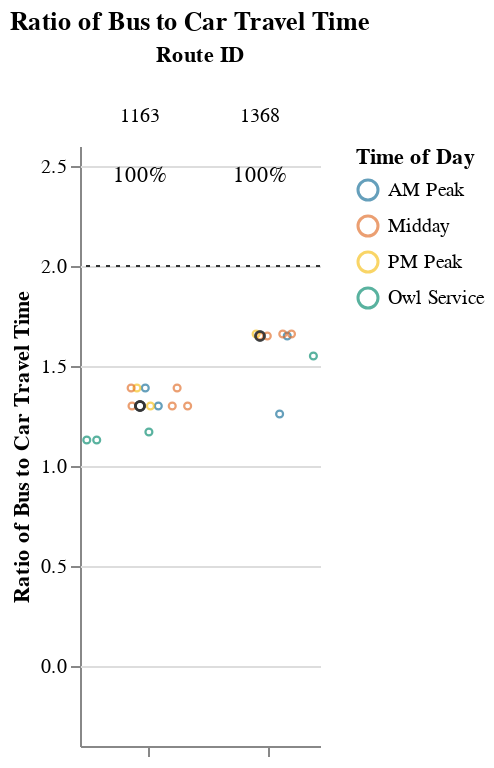
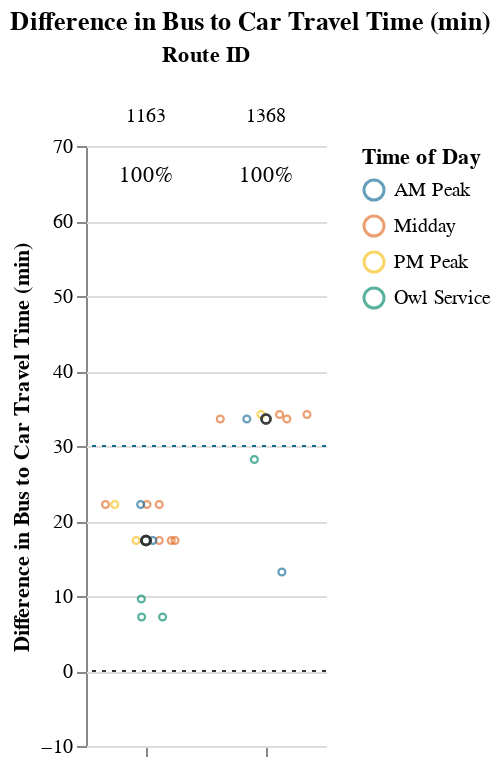

The cell these charts' notebook holds for them, in order:
### Markdown cell above
### Medium Routes (1-1.5 hrs)

### Code cell
route_group = "medium"
try:
    subset_routes, mult, diff  = setup_charts(df, PCT_COMPETITIVE_THRESHOLD, route_group)
    if len(subset_routes) > 0:
        display(
            Markdown(
                f"{CAPTIONS_DICT[route_group]}"
                "Within each route group, routes are sorted in descending order "
                "by % competitive trips and # trips below the additional time cut-off."
            )
        )

        display(mult)
        display(diff)
except:
    print("No routes meet this criteria.")

### Figure 1 — Vega-Lite specification as saved in the notebook (floating-point values rounded to 4 significant figures)
{"config": {"view": {"continuousWidth": 400, "continuousHeight": 300, "stroke": null}, "facet": {"spacing": 0}}, "data": {"name": "data-5514eedc28bfa8a14447087f634d177f"}, "facet": {"column": {"field": "route_id", "sort": ["1163", "1368"], "title": "Route ID", "type": "nominal"}}, "spec": {"layer": [{"mark": {"type": "point", "opacity": 0.65, "size": 12, "strokeWidth": 1.1}, "encoding": {"color": {"field": "time_of_day", "scale": {"range": ["#136C97", "#E16B26", "#F6BF16", "#00896B", "#7790A3", "#5B559C"]}, "sort": ["AM Peak", "Midday", "PM Peak", "Owl Service"], "title": "Time of Day", "type": "nominal"}, "tooltip": [{"field": "route_id", "type": "nominal"}, {"field": "trip_id", "type": "nominal"}, {"field": "service_hours", "type": "quantitative"}, {"field": "car_duration_hours", "type": "quantitative"}, {"field": "bus_multiplier", "type": "quantitative"}, {"field": "bus_difference", "type": "quantitative"}, {"field": "num_trips", "type": "quantitative"}, {"field": "num_competitive", "type": "quantitative"}, {"field": "pct_trips_competitive", "type": "quantitative"}, {"field": "p25", "type": "quantitative"}, {"field": "p50", "type": "quantitative"}, {"field": "p75", "type": "quantitative"}], "x": {"axis": {"grid": false, "labels": false, "ticks": true, "values": [0]}, "field": "jitter", "scale": {}, "title": null, "type": "quantitative"}, "y": {"field": "bus_multiplier", "scale": {"domain": [-0.25, 2.5]}, "title": "Ratio of Bus to Car Travel Time", "type": "quantitative"}}, "selection": {"selector003": {"type": "interval", "bind": "scales", "encodings": ["x", "y"]}}, "transform": [{"calculate": "sqrt(-2*log(random()))*cos(2*PI*random())", "as": "jitter"}], "width": 60}, {"layer": [{"mark": {"type": "point", "opacity": 0.6, "size": 20, "strokeWidth": 1.3}, "encoding": {"color": {"value": "#323434"}, "y": {"field": "bus_multiplier", "type": "quantitative"}}, "transform": [{"filter": "(datum.p50_trip === 1)"}]}, {"mark": {"type": "rule", "strokeDash": [2, 3]}, "encoding": {"color": {"value": "#323434"}, "y": {"field": "cutoff", "type": "quantitative"}}}, {"mark": {"type": "text", "align": "center", "baseline": "middle"}, "encoding": {"color": {"value": "black"}, "text": {"field": "pct_trips_competitive", "format": ".0%", "type": "quantitative"}, "tooltip": [{"field": "route_id", "type": "nominal"}, {"field": "trip_id", "type": "nominal"}, {"field": "service_hours", "type": "quantitative"}, {"field": "car_duration_hours", "type": "quantitative"}, {"field": "bus_multiplier", "type": "quantitative"}, {"field": "bus_difference", "type": "quantitative"}, {"field": "num_trips", "type": "quantitative"}, {"field": "num_competitive", "type": "quantitative"}, {"field": "pct_trips_competitive", "type": "quantitative"}, {"field": "p25", "type": "quantitative"}, {"field": "p50", "type": "quantitative"}, {"field": "p75", "type": "quantitative"}], "x": {"value": 30}, "y": {"value": 15}}, "transform": [{"calculate": "sqrt(-2*log(random()))*cos(2*PI*random())", "as": "jitter"}, {"filter": "(datum.fastest_trip === 1)"}]}]}]}, "resolve": {"scale": {"y": "shared"}}, "title": "Ratio of Bus to Car Travel Time", "$schema": "https://vega.github.io/schema/vega-lite/v4.17.0.json", "datasets": {"data-5514eedc28bfa8a14447087f634d177f": [{"calitp_itp_id": 146, "trip_key": 5211490308251541962, "trip_id": "t_2002771_b_33402_tn_0", "shape_id": "p_3036", "route_id": "1163", "service_hours": 1.08, "trip_first_departure_ts": 75600, "trip_last_arrival_ts": 79500, "departure_hour": 21, "time_of_day": "Owl Service", "p25": 1.25, "p50": 1.25, "p75": 1.33, "p50_trip": 0, "fastest_trip": 1, "car_duration_hours": 0.96, "competitive_route": 1, "bus_multiplier": 1.13, "bus_difference": 7.2, "num_trips": 13, "num_competitive": 13, "pct_trips_competitive": 1.0, "bus_difference_spread": 15.0, "route_group": "medium", "max_trip_hrs": 1.33, "max_trip_route_group": 1.45, "name": "Kern County", "caltrans_district": "06 - Fresno", "drmt_organization_name": null, "cutoff2": 30, "cutoff": 2}, {"calitp_itp_id": 146, "trip_key": 6782577905836505620, "trip_id": "t_2002770_b_33402_tn_0", "shape_id": "p_3036", "route_id": "1163", "service_hours": 1.08, "trip_first_departure_ts": 72000, "trip_last_arrival_ts": 75900, "departure_hour": 20, "time_of_day": "Owl Service", "p25": 1.25, "p50": 1.25, "p75": 1.33, "p50_trip": 0, "fastest_trip": 0, "car_duration_hours": 0.96, "competitive_route": 1, "bus_multiplier": 1.13, "bus_difference": 7.2, "num_trips": 13, "num_competitive": 13, "pct_trips_competitive": 1.0, "bus_difference_spread": 15.0, "route_group": "medium", "max_trip_hrs": 1.33, "max_trip_route_group": 1.45, "name": "Kern County", "caltrans_district": "06 - Fresno", "drmt_organization_name": null, "cutoff2": 30, "cutoff": 2}, {"calitp_itp_id": 146, "trip_key": -6591421217914379953, "trip_id": "t_559714_b_33402_tn_0", "shape_id": "p_3013", "route_id": "1163", "service_hours": 1.12, "trip_first_departure_ts": 21000, "trip_last_arrival_ts": 25020, "departure_hour": 5, "time_of_day": "Owl Service", "p25": 1.25, "p50": 1.25, "p75": 1.33, "p50_trip": 0, "fastest_trip": 0, "car_duration_hours": 0.96, "competitive_route": 1, "bus_multiplier": 1.17, "bus_difference": 9.6, "num_trips": 13, "num_competitive": 13, "pct_trips_competitive": 1.0, "bus_difference_spread": 15.0, "route_group": "medium", "max_trip_hrs": 1.33, "max_trip_route_group": 1.45, "name": "Kern County", "caltrans_district": "06 - Fresno", "drmt_organization_name": null, "cutoff2": 30, "cutoff": 2}, {"calitp_itp_id": 146, "trip_key": 4295720859202590599, "trip_id": "t_2002779_b_33402_tn_0", "shape_id": "p_3034", "route_id": "1163", "service_hours": 1.25, "trip_first_departure_ts": 39600, "trip_last_arrival_ts": 44100, "departure_hour": 11, "time_of_day": "Midday", "p25": 1.25, "p50": 1.25, "p75": 1.33, "p50_trip": 1, "fastest_trip": 0, "car_duration_hours": 0.96, "competitive_route": 1, "bus_multiplier": 1.3, "bus_difference": 17.4, "num_trips": 13, "num_competitive": 13, "pct_trips_competitive": 1.0, "bus_difference_spread": 15.0, "route_group": "medium", "max_trip_hrs": 1.33, "max_trip_route_group": 1.45, "name": "Kern County", "caltrans_district": "06 - Fresno", "drmt_organization_name": null, "cutoff2": 30, "cutoff": 2}, {"calitp_itp_id": 146, "trip_key": 1567663730242643159, "trip_id": "t_2002778_b_33402_tn_0", "shape_id": "p_3034", "route_id": "1163", "service_hours": 1.25, "trip_first_departure_ts": 26400, "trip_last_arrival_ts": 30900, "departure_hour": 7, "time_of_day": "AM Peak", "p25": 1.25, "p50": 1.25, "p75": 1.33, "p50_trip": 1, "fastest_trip": 0, "car_duration_hours": 0.96, "competitive_route": 1, "bus_multiplier": 1.3, "bus_difference": 17.4, "num_trips": 13, "num_competitive": 13, "pct_trips_competitive": 1.0, "bus_difference_spread": 15.0, "route_group": "medium", "max_trip_hrs": 1.33, "max_trip_route_group": 1.45, "name": "Kern County", "caltrans_district": "06 - Fresno", "drmt_organization_name": null, "cutoff2": 30, "cutoff": 2}, {"calitp_itp_id": 146, "trip_key": 8162709824957433861, "trip_id": "t_2002776_b_33402_tn_0", "shape_id": "p_3034", "route_id": "1163", "service_hours": 1.25, "trip_first_departure_ts": 60300, "trip_last_arrival_ts": 64800, "departure_hour": 16, "time_of_day": "Midday", "p25": 1.25, "p50": 1.25, "p75": 1.33, "p50_trip": 1, "fastest_trip": 0, "car_duration_hours": 0.96, "competitive_route": 1, "bus_multiplier": 1.3, "bus_difference": 17.4, "num_trips": 13, "num_competitive": 13, "pct_trips_competitive": 1.0, "bus_difference_spread": 15.0, "route_group": "medium", "max_trip_hrs": 1.33, "max_trip_route_group": 1.45, "name": "Kern County", "caltrans_district": "06 - Fresno", "drmt_organization_name": null, "cutoff2": 30, "cutoff": 2}, {"calitp_itp_id": 146, "trip_key": 6060769906077123396, "trip_id": "t_2002772_b_33402_tn_0", "shape_id": "p_3034", "route_id": "1163", "service_hours": 1.25, "trip_first_departure_ts": 53700, "trip_last_arrival_ts": 58200, "departure_hour": 14, "time_of_day": "Midday", "p25": 1.25, "p50": 1.25, "p75": 1.33, "p50_trip": 1, "fastest_trip": 0, "car_duration_hours": 0.96, "competitive_route": 1, "bus_multiplier": 1.3, "bus_difference": 17.4, "num_trips": 13, "num_competitive": 13, "pct_trips_competitive": 1.0, "bus_difference_spread": 15.0, "route_group": "medium", "max_trip_hrs": 1.33, "max_trip_route_group": 1.45, "name": "Kern County", "caltrans_district": "06 - Fresno", "drmt_organization_name": null, "cutoff2": 30, "cutoff": 2}, {"calitp_itp_id": 146, "trip_key": 3260627009146915986, "trip_id": "t_2002787_b_33402_tn_0", "shape_id": "p_3034", "route_id": "1163", "service_hours": 1.25, "trip_first_departure_ts": 65700, "trip_last_arrival_ts": 70200, "departure_hour": 18, "time_of_day": "PM Peak", "p25": 1.25, "p50": 1.25, "p75": 1.33, "p50_trip": 1, "fastest_trip": 0, "car_duration_hours": 0.96, "competitive_route": 1, "bus_multiplier": 1.3, "bus_difference": 17.4, "num_trips": 13, "num_competitive": 13, "pct_trips_competitive": 1.0, "bus_difference_spread": 15.0, "route_group": "medium", "max_trip_hrs": 1.33, "max_trip_route_group": 1.45, "name": "Kern County", "caltrans_district": "06 - Fresno", "drmt_organization_name": null, "cutoff2": 30, "cutoff": 2}, {"calitp_itp_id": 146, "trip_key": 5015425223725740371, "trip_id": "t_2002775_b_33402_tn_0", "shape_id": "p_3013", "route_id": "1163", "service_hours": 1.33, "trip_first_departure_ts": 54000, "trip_last_arrival_ts": 58800, "departure_hour": 15, "time_of_day": "Midday", "p25": 1.25, "p50": 1.25, "p75": 1.33, "p50_trip": 0, "fastest_trip": 0, "car_duration_hours": 0.96, "competitive_route": 1, "bus_multiplier": 1.39, "bus_difference": 22.2, "num_trips": 13, "num_competitive": 13, "pct_trips_competitive": 1.0, "bus_difference_spread": 15.0, "route_group": "medium", "max_trip_hrs": 1.33, "max_trip_route_group": 1.45, "name": "Kern County", "caltrans_district": "06 - Fresno", "drmt_organization_name": null, "cutoff2": 30, "cutoff": 2}, {"calitp_itp_id": 146, "trip_key": -7388566199753428065, "trip_id": "t_2002807_b_33402_tn_0", "shape_id": "p_3013", "route_id": "1163", "service_hours": 1.33, "trip_first_departure_ts": 34200, "trip_last_arrival_ts": 39000, "departure_hour": 9, "time_of_day": "AM Peak", "p25": 1.25, "p50": 1.25, "p75": 1.33, "p50_trip": 0, "fastest_trip": 0, "car_duration_hours": 0.96, "competitive_route": 1, "bus_multiplier": 1.39, "bus_difference": 22.2, "num_trips": 13, "num_competitive": 13, "pct_trips_competitive": 1.0, "bus_difference_spread": 15.0, "route_group": "medium", "max_trip_hrs": 1.33, "max_trip_route_group": 1.45, "name": "Kern County", "caltrans_district": "06 - Fresno", "drmt_organization_name": null, "cutoff2": 30, "cutoff": 2}, {"calitp_itp_id": 146, "trip_key": 1987559820588106096, "trip_id": "t_2002777_b_33402_tn_0", "shape_id": "p_3013", "route_id": "1163", "service_hours": 1.33, "trip_first_departure_ts": 66600, "trip_last_arrival_ts": 71400, "departure_hour": 18, "time_of_day": "PM Peak", "p25": 1.25, "p50": 1.25, "p75": 1.33, "p50_trip": 0, "fastest_trip": 0, "car_duration_hours": 0.96, "competitive_route": 1, "bus_multiplier": 1.39, "bus_difference": 22.2, "num_trips": 13, "num_competitive": 13, "pct_trips_competitive": 1.0, "bus_difference_spread": 15.0, "route_group": "medium", "max_trip_hrs": 1.33, "max_trip_route_group": 1.45, "name": "Kern County", "caltrans_district": "06 - Fresno", "drmt_organization_name": null, "cutoff2": 30, "cutoff": 2}, {"calitp_itp_id": 146, "trip_key": -1052382042662736337, "trip_id": "t_559741_b_33402_tn_0", "shape_id": "p_3013", "route_id": "1163", "service_hours": 1.33, "trip_first_departure_ts": 59400, "trip_last_arrival_ts": 64200, "departure_hour": 16, "time_of_day": "Midday", "p25": 1.25, "p50": 1.25, "p75": 1.33, "p50_trip": 0, "fastest_trip": 0, "car_duration_hours": 0.96, "competitive_route": 1, "bus_multiplier": 1.39, "bus_difference": 22.2, "num_trips": 13, "num_competitive": 13, "pct_trips_competitive": 1.0, "bus_difference_spread": 15.0, "route_group": "medium", "max_trip_hrs": 1.33, "max_trip_route_group": 1.45, "name": "Kern County", "caltrans_district": "06 - Fresno", "drmt_organization_name": null, "cutoff2": 30, "cutoff": 2}, {"calitp_itp_id": 146, "trip_key": 1418610618519928346, "trip_id": "t_559598_b_33402_tn_0", "shape_id": "p_3013", "route_id": "1163", "service_hours": 1.33, "trip_first_departure_ts": 46800, "trip_last_arrival_ts": 51600, "departure_hour": 13, "time_of_day": "Midday", "p25": 1.25, "p50": 1.25, "p75": 1.33, "p50_trip": 0, "fastest_trip": 0, "car_duration_hours": 0.96, "competitive_route": 1, "bus_multiplier": 1.39, "bus_difference": 22.2, "num_trips": 13, "num_competitive": 13, "pct_trips_competitive": 1.0, "bus_difference_spread": 15.0, "route_group": "medium", "max_trip_hrs": 1.33, "max_trip_route_group": 1.45, "name": "Kern County", "caltrans_district": "06 - Fresno", "drmt_organization_name": null, "cutoff2": 30, "cutoff": 2}, {"calitp_itp_id": 146, "trip_key": 6856244579133650254, "trip_id": "t_1000771_b_33402_tn_0", "shape_id": "p_3017", "route_id": "1368", "service_hours": 1.08, "trip_first_departure_ts": 27600, "trip_last_arrival_ts": 31500, "departure_hour": 7, "time_of_day": "AM Peak", "p25": 1.397, "p50": 1.42, "p75": 1.43, "p50_trip": 0, "fastest_trip": 1, "car_duration_hours": 0.86, "competitive_route": 1, "bus_multiplier": 1.26, "bus_difference": 13.2, "num_trips": 8, "num_competitive": 8, "pct_trips_competitive": 1.0, "bus_difference_spread": 21.0, "route_group": "medium", "max_trip_hrs": 1.43, "max_trip_route_group": 1.45, "name": "Kern County", "caltrans_district": "06 - Fresno", "drmt_organization_name": null, "cutoff2": 30, "cutoff": 2}, {"calitp_itp_id": 146, "trip_key": -534718886449455652, "trip_id": "t_1000772_b_33402_tn_0", "shape_id": "p_899217", "route_id": "1368", "service_hours": 1.33, "trip_first_departure_ts": 21600, "trip_last_arrival_ts": 26400, "departure_hour": 6, "time_of_day": "Owl Service", "p25": 1.397, "p50": 1.42, "p75": 1.43, "p50_trip": 0, "fastest_trip": 0, "car_duration_hours": 0.86, "competitive_route": 1, "bus_multiplier": 1.55, "bus_difference": 28.2, "num_trips": 8, "num_competitive": 8, "pct_trips_competitive": 1.0, "bus_difference_spread": 21.0, "route_group": "medium", "max_trip_hrs": 1.43, "max_trip_route_group": 1.45, "name": "Kern County", "caltrans_district": "06 - Fresno", "drmt_organization_name": null, "cutoff2": 30, "cutoff": 2}, {"calitp_itp_id": 146, "trip_key": 1139510109855465168, "trip_id": "t_1000770_b_33402_tn_0", "shape_id": "p_3079", "route_id": "1368", "service_hours": 1.42, "trip_first_departure_ts": 35100, "trip_last_arrival_ts": 40200, "departure_hour": 9, "time_of_day": "AM Peak", "p25": 1.397, "p50": 1.42, "p75": 1.43, "p50_trip": 1, "fastest_trip": 0, "car_duration_hours": 0.86, "competitive_route": 1, "bus_multiplier": 1.65, "bus_difference": 33.6, "num_trips": 8, "num_competitive": 8, "pct_trips_competitive": 1.0, "bus_difference_spread": 21.0, "route_group": "medium", "max_trip_hrs": 1.43, "max_trip_route_group": 1.45, "name": "Kern County", "caltrans_district": "06 - Fresno", "drmt_organization_name": null, "cutoff2": 30, "cutoff": 2}, {"calitp_itp_id": 146, "trip_key": 2119666496098928337, "trip_id": "t_1000773_b_33402_tn_0", "shape_id": "p_3079", "route_id": "1368", "service_hours": 1.42, "trip_first_departure_ts": 42300, "trip_last_arrival_ts": 47400, "departure_hour": 11, "time_of_day": "Midday", "p25": 1.397, "p50": 1.42, "p75": 1.43, "p50_trip": 1, "fastest_trip": 0, "car_duration_hours": 0.86, "competitive_route": 1, "bus_multiplier": 1.65, "bus_difference": 33.6, "num_trips": 8, "num_competitive": 8, "pct_trips_competitive": 1.0, "bus_difference_spread": 21.0, "route_group": "medium", "max_trip_hrs": 1.43, "max_trip_route_group": 1.45, "name": "Kern County", "caltrans_district": "06 - Fresno", "drmt_organization_name": null, "cutoff2": 30, "cutoff": 2}, {"calitp_itp_id": 146, "trip_key": 5438637202440934147, "trip_id": "t_1000767_b_33402_tn_0", "shape_id": "p_3079", "route_id": "1368", "service_hours": 1.42, "trip_first_departure_ts": 57900, "trip_last_arrival_ts": 63000, "departure_hour": 16, "time_of_day": "Midday", "p25": 1.397, "p50": 1.42, "p75": 1.43, "p50_trip": 1, "fastest_trip": 0, "car_duration_hours": 0.86, "competitive_route": 1, "bus_multiplier": 1.65, "bus_difference": 33.6, "num_trips": 8, "num_competitive": 8, "pct_trips_competitive": 1.0, "bus_difference_spread": 21.0, "route_group": "medium", "max_trip_hrs": 1.43, "max_trip_route_group": 1.45, "name": "Kern County", "caltrans_district": "06 - Fresno", "drmt_organization_name": null, "cutoff2": 30, "cutoff": 2}, {"calitp_itp_id": 146, "trip_key": -6187649095625325395, "trip_id": "t_1000769_b_33402_tn_0", "shape_id": "p_3019", "route_id": "1368", "service_hours": 1.43, "trip_first_departure_ts": 48600, "trip_last_arrival_ts": 53760, "departure_hour": 13, "time_of_day": "Midday", "p25": 1.397, "p50": 1.42, "p75": 1.43, "p50_trip": 0, "fastest_trip": 0, "car_duration_hours": 0.86, "competitive_route": 1, "bus_multiplier": 1.66, "bus_difference": 34.2, "num_trips": 8, "num_competitive": 8, "pct_trips_competitive": 1.0, "bus_difference_spread": 21.0, "route_group": "medium", "max_trip_hrs": 1.43, "max_trip_route_group": 1.45, "name": "Kern County", "caltrans_district": "06 - Fresno", "drmt_organization_name": null, "cutoff2": 30, "cutoff": 2}, {"calitp_itp_id": 146, "trip_key": 2078968315892729280, "trip_id": "t_1000768_b_33402_tn_0", "shape_id": "p_3019", "route_id": "1368", "service_hours": 1.43, "trip_first_departure_ts": 42360, "trip_last_arrival_ts": 47520, "departure_hour": 11, "time_of_day": "Midday", "p25": 1.397, "p50": 1.42, "p75": 1.43, "p50_trip": 0, "fastest_trip": 0, "car_duration_hours": 0.86, "competitive_route": 1, "bus_multiplier": 1.66, "bus_difference": 34.2, "num_trips": 8, "num_competitive": 8, "pct_trips_competitive": 1.0, "bus_difference_spread": 21.0, "route_group": "medium", "max_trip_hrs": 1.43, "max_trip_route_group": 1.45, "name": "Kern County", "caltrans_district": "06 - Fresno", "drmt_organization_name": null, "cutoff2": 30, "cutoff": 2}, {"calitp_itp_id": 146, "trip_key": 8634311857308263290, "trip_id": "t_1000774_b_33402_tn_0", "shape_id": "p_3019", "route_id": "1368", "service_hours": 1.43, "trip_first_departure_ts": 64320, "trip_last_arrival_ts": 69480, "departure_hour": 17, "time_of_day": "PM Peak", "p25": 1.397, "p50": 1.42, "p75": 1.43, "p50_trip": 0, "fastest_trip": 0, "car_duration_hours": 0.86, "competitive_route": 1, "bus_multiplier": 1.66, "bus_difference": 34.2, "num_trips": 8, "num_competitive": 8, "pct_trips_competitive": 1.0, "bus_difference_spread": 21.0, "route_group": "medium", "max_trip_hrs": 1.43, "max_trip_route_group": 1.45, "name": "Kern County", "caltrans_district": "06 - Fresno", "drmt_organization_name": null, "cutoff2": 30, "cutoff": 2}]}}

### Figure 2 — Vega-Lite specification as saved in the notebook (floating-point values rounded to 4 significant figures)
{"config": {"view": {"continuousWidth": 400, "continuousHeight": 300, "stroke": null}, "facet": {"spacing": 0}}, "data": {"name": "data-09b66b426a9a5b8e8a74d083550751a2"}, "facet": {"column": {"field": "route_id", "sort": ["1163", "1368"], "title": "Route ID", "type": "nominal"}}, "spec": {"layer": [{"mark": {"type": "point", "opacity": 0.65, "size": 12, "strokeWidth": 1.1}, "encoding": {"color": {"field": "time_of_day", "scale": {"range": ["#136C97", "#E16B26", "#F6BF16", "#00896B", "#7790A3", "#5B559C"]}, "sort": ["AM Peak", "Midday", "PM Peak", "Owl Service"], "title": "Time of Day", "type": "nominal"}, "tooltip": [{"field": "route_id", "type": "nominal"}, {"field": "trip_id", "type": "nominal"}, {"field": "service_hours", "type": "quantitative"}, {"field": "car_duration_hours", "type": "quantitative"}, {"field": "bus_multiplier", "type": "quantitative"}, {"field": "bus_difference", "type": "quantitative"}, {"field": "num_trips", "type": "quantitative"}, {"field": "num_competitive", "type": "quantitative"}, {"field": "pct_trips_competitive", "type": "quantitative"}, {"field": "p25", "type": "quantitative"}, {"field": "p50", "type": "quantitative"}, {"field": "p75", "type": "quantitative"}], "x": {"axis": {"grid": false, "labels": false, "ticks": true, "values": [0]}, "field": "jitter", "scale": {}, "title": null, "type": "quantitative"}, "y": {"field": "bus_difference", "scale": {"domain": [-5, 69.6]}, "title": "Difference in Bus to Car Travel Time (min)", "type": "quantitative"}}, "selection": {"selector004": {"type": "interval", "bind": "scales", "encodings": ["x", "y"]}}, "transform": [{"calculate": "sqrt(-2*log(random()))*cos(2*PI*random())", "as": "jitter"}], "width": 60}, {"layer": [{"mark": {"type": "point", "opacity": 0.6, "size": 20, "strokeWidth": 1.3}, "encoding": {"color": {"value": "#323434"}, "y": {"field": "bus_difference", "type": "quantitative"}}, "transform": [{"filter": "(datum.p50_trip === 1)"}]}, {"mark": {"type": "rule", "strokeDash": [2, 3]}, "encoding": {"color": {"value": "#323434"}, "y": {"field": "cutoff", "type": "quantitative"}}}, {"mark": {"type": "rule", "strokeDash": [2, 3]}, "encoding": {"color": {"value": "#136C97"}, "y": {"field": "cutoff2", "type": "quantitative"}}}, {"mark": {"type": "text", "align": "center", "baseline": "middle"}, "encoding": {"color": {"value": "black"}, "text": {"field": "pct_trips_competitive", "format": ".0%", "type": "quantitative"}, "tooltip": [{"field": "route_id", "type": "nominal"}, {"field": "trip_id", "type": "nominal"}, {"field": "service_hours", "type": "quantitative"}, {"field": "car_duration_hours", "type": "quantitative"}, {"field": "bus_multiplier", "type": "quantitative"}, {"field": "bus_difference", "type": "quantitative"}, {"field": "num_trips", "type": "quantitative"}, {"field": "num_competitive", "type": "quantitative"}, {"field": "pct_trips_competitive", "type": "quantitative"}, {"field": "p25", "type": "quantitative"}, {"field": "p50", "type": "quantitative"}, {"field": "p75", "type": "quantitative"}], "x": {"value": 30}, "y": {"value": 15}}, "transform": [{"calculate": "sqrt(-2*log(random()))*cos(2*PI*random())", "as": "jitter"}, {"filter": "(datum.fastest_trip === 1)"}]}]}]}, "resolve": {"scale": {"y": "shared"}}, "title": "Difference in Bus to Car Travel Time (min)", "$schema": "https://vega.github.io/schema/vega-lite/v4.17.0.json", "datasets": {"data-09b66b426a9a5b8e8a74d083550751a2": [{"calitp_itp_id": 146, "trip_key": 5211490308251541962, "trip_id": "t_2002771_b_33402_tn_0", "shape_id": "p_3036", "route_id": "1163", "service_hours": 1.08, "trip_first_departure_ts": 75600, "trip_last_arrival_ts": 79500, "departure_hour": 21, "time_of_day": "Owl Service", "p25": 1.25, "p50": 1.25, "p75": 1.33, "p50_trip": 0, "fastest_trip": 1, "car_duration_hours": 0.96, "competitive_route": 1, "bus_multiplier": 1.13, "bus_difference": 7.2, "num_trips": 13, "num_competitive": 13, "pct_trips_competitive": 1.0, "bus_difference_spread": 15.0, "route_group": "medium", "max_trip_hrs": 1.33, "max_trip_route_group": 1.45, "name": "Kern County", "caltrans_district": "06 - Fresno", "drmt_organization_name": null, "cutoff2": 30, "cutoff": 0}, {"calitp_itp_id": 146, "trip_key": 6782577905836505620, "trip_id": "t_2002770_b_33402_tn_0", "shape_id": "p_3036", "route_id": "1163", "service_hours": 1.08, "trip_first_departure_ts": 72000, "trip_last_arrival_ts": 75900, "departure_hour": 20, "time_of_day": "Owl Service", "p25": 1.25, "p50": 1.25, "p75": 1.33, "p50_trip": 0, "fastest_trip": 0, "car_duration_hours": 0.96, "competitive_route": 1, "bus_multiplier": 1.13, "bus_difference": 7.2, "num_trips": 13, "num_competitive": 13, "pct_trips_competitive": 1.0, "bus_difference_spread": 15.0, "route_group": "medium", "max_trip_hrs": 1.33, "max_trip_route_group": 1.45, "name": "Kern County", "caltrans_district": "06 - Fresno", "drmt_organization_name": null, "cutoff2": 30, "cutoff": 0}, {"calitp_itp_id": 146, "trip_key": -6591421217914379953, "trip_id": "t_559714_b_33402_tn_0", "shape_id": "p_3013", "route_id": "1163", "service_hours": 1.12, "trip_first_departure_ts": 21000, "trip_last_arrival_ts": 25020, "departure_hour": 5, "time_of_day": "Owl Service", "p25": 1.25, "p50": 1.25, "p75": 1.33, "p50_trip": 0, "fastest_trip": 0, "car_duration_hours": 0.96, "competitive_route": 1, "bus_multiplier": 1.17, "bus_difference": 9.6, "num_trips": 13, "num_competitive": 13, "pct_trips_competitive": 1.0, "bus_difference_spread": 15.0, "route_group": "medium", "max_trip_hrs": 1.33, "max_trip_route_group": 1.45, "name": "Kern County", "caltrans_district": "06 - Fresno", "drmt_organization_name": null, "cutoff2": 30, "cutoff": 0}, {"calitp_itp_id": 146, "trip_key": 4295720859202590599, "trip_id": "t_2002779_b_33402_tn_0", "shape_id": "p_3034", "route_id": "1163", "service_hours": 1.25, "trip_first_departure_ts": 39600, "trip_last_arrival_ts": 44100, "departure_hour": 11, "time_of_day": "Midday", "p25": 1.25, "p50": 1.25, "p75": 1.33, "p50_trip": 1, "fastest_trip": 0, "car_duration_hours": 0.96, "competitive_route": 1, "bus_multiplier": 1.3, "bus_difference": 17.4, "num_trips": 13, "num_competitive": 13, "pct_trips_competitive": 1.0, "bus_difference_spread": 15.0, "route_group": "medium", "max_trip_hrs": 1.33, "max_trip_route_group": 1.45, "name": "Kern County", "caltrans_district": "06 - Fresno", "drmt_organization_name": null, "cutoff2": 30, "cutoff": 0}, {"calitp_itp_id": 146, "trip_key": 1567663730242643159, "trip_id": "t_2002778_b_33402_tn_0", "shape_id": "p_3034", "route_id": "1163", "service_hours": 1.25, "trip_first_departure_ts": 26400, "trip_last_arrival_ts": 30900, "departure_hour": 7, "time_of_day": "AM Peak", "p25": 1.25, "p50": 1.25, "p75": 1.33, "p50_trip": 1, "fastest_trip": 0, "car_duration_hours": 0.96, "competitive_route": 1, "bus_multiplier": 1.3, "bus_difference": 17.4, "num_trips": 13, "num_competitive": 13, "pct_trips_competitive": 1.0, "bus_difference_spread": 15.0, "route_group": "medium", "max_trip_hrs": 1.33, "max_trip_route_group": 1.45, "name": "Kern County", "caltrans_district": "06 - Fresno", "drmt_organization_name": null, "cutoff2": 30, "cutoff": 0}, {"calitp_itp_id": 146, "trip_key": 8162709824957433861, "trip_id": "t_2002776_b_33402_tn_0", "shape_id": "p_3034", "route_id": "1163", "service_hours": 1.25, "trip_first_departure_ts": 60300, "trip_last_arrival_ts": 64800, "departure_hour": 16, "time_of_day": "Midday", "p25": 1.25, "p50": 1.25, "p75": 1.33, "p50_trip": 1, "fastest_trip": 0, "car_duration_hours": 0.96, "competitive_route": 1, "bus_multiplier": 1.3, "bus_difference": 17.4, "num_trips": 13, "num_competitive": 13, "pct_trips_competitive": 1.0, "bus_difference_spread": 15.0, "route_group": "medium", "max_trip_hrs": 1.33, "max_trip_route_group": 1.45, "name": "Kern County", "caltrans_district": "06 - Fresno", "drmt_organization_name": null, "cutoff2": 30, "cutoff": 0}, {"calitp_itp_id": 146, "trip_key": 6060769906077123396, "trip_id": "t_2002772_b_33402_tn_0", "shape_id": "p_3034", "route_id": "1163", "service_hours": 1.25, "trip_first_departure_ts": 53700, "trip_last_arrival_ts": 58200, "departure_hour": 14, "time_of_day": "Midday", "p25": 1.25, "p50": 1.25, "p75": 1.33, "p50_trip": 1, "fastest_trip": 0, "car_duration_hours": 0.96, "competitive_route": 1, "bus_multiplier": 1.3, "bus_difference": 17.4, "num_trips": 13, "num_competitive": 13, "pct_trips_competitive": 1.0, "bus_difference_spread": 15.0, "route_group": "medium", "max_trip_hrs": 1.33, "max_trip_route_group": 1.45, "name": "Kern County", "caltrans_district": "06 - Fresno", "drmt_organization_name": null, "cutoff2": 30, "cutoff": 0}, {"calitp_itp_id": 146, "trip_key": 3260627009146915986, "trip_id": "t_2002787_b_33402_tn_0", "shape_id": "p_3034", "route_id": "1163", "service_hours": 1.25, "trip_first_departure_ts": 65700, "trip_last_arrival_ts": 70200, "departure_hour": 18, "time_of_day": "PM Peak", "p25": 1.25, "p50": 1.25, "p75": 1.33, "p50_trip": 1, "fastest_trip": 0, "car_duration_hours": 0.96, "competitive_route": 1, "bus_multiplier": 1.3, "bus_difference": 17.4, "num_trips": 13, "num_competitive": 13, "pct_trips_competitive": 1.0, "bus_difference_spread": 15.0, "route_group": "medium", "max_trip_hrs": 1.33, "max_trip_route_group": 1.45, "name": "Kern County", "caltrans_district": "06 - Fresno", "drmt_organization_name": null, "cutoff2": 30, "cutoff": 0}, {"calitp_itp_id": 146, "trip_key": 5015425223725740371, "trip_id": "t_2002775_b_33402_tn_0", "shape_id": "p_3013", "route_id": "1163", "service_hours": 1.33, "trip_first_departure_ts": 54000, "trip_last_arrival_ts": 58800, "departure_hour": 15, "time_of_day": "Midday", "p25": 1.25, "p50": 1.25, "p75": 1.33, "p50_trip": 0, "fastest_trip": 0, "car_duration_hours": 0.96, "competitive_route": 1, "bus_multiplier": 1.39, "bus_difference": 22.2, "num_trips": 13, "num_competitive": 13, "pct_trips_competitive": 1.0, "bus_difference_spread": 15.0, "route_group": "medium", "max_trip_hrs": 1.33, "max_trip_route_group": 1.45, "name": "Kern County", "caltrans_district": "06 - Fresno", "drmt_organization_name": null, "cutoff2": 30, "cutoff": 0}, {"calitp_itp_id": 146, "trip_key": -7388566199753428065, "trip_id": "t_2002807_b_33402_tn_0", "shape_id": "p_3013", "route_id": "1163", "service_hours": 1.33, "trip_first_departure_ts": 34200, "trip_last_arrival_ts": 39000, "departure_hour": 9, "time_of_day": "AM Peak", "p25": 1.25, "p50": 1.25, "p75": 1.33, "p50_trip": 0, "fastest_trip": 0, "car_duration_hours": 0.96, "competitive_route": 1, "bus_multiplier": 1.39, "bus_difference": 22.2, "num_trips": 13, "num_competitive": 13, "pct_trips_competitive": 1.0, "bus_difference_spread": 15.0, "route_group": "medium", "max_trip_hrs": 1.33, "max_trip_route_group": 1.45, "name": "Kern County", "caltrans_district": "06 - Fresno", "drmt_organization_name": null, "cutoff2": 30, "cutoff": 0}, {"calitp_itp_id": 146, "trip_key": 1987559820588106096, "trip_id": "t_2002777_b_33402_tn_0", "shape_id": "p_3013", "route_id": "1163", "service_hours": 1.33, "trip_first_departure_ts": 66600, "trip_last_arrival_ts": 71400, "departure_hour": 18, "time_of_day": "PM Peak", "p25": 1.25, "p50": 1.25, "p75": 1.33, "p50_trip": 0, "fastest_trip": 0, "car_duration_hours": 0.96, "competitive_route": 1, "bus_multiplier": 1.39, "bus_difference": 22.2, "num_trips": 13, "num_competitive": 13, "pct_trips_competitive": 1.0, "bus_difference_spread": 15.0, "route_group": "medium", "max_trip_hrs": 1.33, "max_trip_route_group": 1.45, "name": "Kern County", "caltrans_district": "06 - Fresno", "drmt_organization_name": null, "cutoff2": 30, "cutoff": 0}, {"calitp_itp_id": 146, "trip_key": -1052382042662736337, "trip_id": "t_559741_b_33402_tn_0", "shape_id": "p_3013", "route_id": "1163", "service_hours": 1.33, "trip_first_departure_ts": 59400, "trip_last_arrival_ts": 64200, "departure_hour": 16, "time_of_day": "Midday", "p25": 1.25, "p50": 1.25, "p75": 1.33, "p50_trip": 0, "fastest_trip": 0, "car_duration_hours": 0.96, "competitive_route": 1, "bus_multiplier": 1.39, "bus_difference": 22.2, "num_trips": 13, "num_competitive": 13, "pct_trips_competitive": 1.0, "bus_difference_spread": 15.0, "route_group": "medium", "max_trip_hrs": 1.33, "max_trip_route_group": 1.45, "name": "Kern County", "caltrans_district": "06 - Fresno", "drmt_organization_name": null, "cutoff2": 30, "cutoff": 0}, {"calitp_itp_id": 146, "trip_key": 1418610618519928346, "trip_id": "t_559598_b_33402_tn_0", "shape_id": "p_3013", "route_id": "1163", "service_hours": 1.33, "trip_first_departure_ts": 46800, "trip_last_arrival_ts": 51600, "departure_hour": 13, "time_of_day": "Midday", "p25": 1.25, "p50": 1.25, "p75": 1.33, "p50_trip": 0, "fastest_trip": 0, "car_duration_hours": 0.96, "competitive_route": 1, "bus_multiplier": 1.39, "bus_difference": 22.2, "num_trips": 13, "num_competitive": 13, "pct_trips_competitive": 1.0, "bus_difference_spread": 15.0, "route_group": "medium", "max_trip_hrs": 1.33, "max_trip_route_group": 1.45, "name": "Kern County", "caltrans_district": "06 - Fresno", "drmt_organization_name": null, "cutoff2": 30, "cutoff": 0}, {"calitp_itp_id": 146, "trip_key": 6856244579133650254, "trip_id": "t_1000771_b_33402_tn_0", "shape_id": "p_3017", "route_id": "1368", "service_hours": 1.08, "trip_first_departure_ts": 27600, "trip_last_arrival_ts": 31500, "departure_hour": 7, "time_of_day": "AM Peak", "p25": 1.397, "p50": 1.42, "p75": 1.43, "p50_trip": 0, "fastest_trip": 1, "car_duration_hours": 0.86, "competitive_route": 1, "bus_multiplier": 1.26, "bus_difference": 13.2, "num_trips": 8, "num_competitive": 8, "pct_trips_competitive": 1.0, "bus_difference_spread": 21.0, "route_group": "medium", "max_trip_hrs": 1.43, "max_trip_route_group": 1.45, "name": "Kern County", "caltrans_district": "06 - Fresno", "drmt_organization_name": null, "cutoff2": 30, "cutoff": 0}, {"calitp_itp_id": 146, "trip_key": -534718886449455652, "trip_id": "t_1000772_b_33402_tn_0", "shape_id": "p_899217", "route_id": "1368", "service_hours": 1.33, "trip_first_departure_ts": 21600, "trip_last_arrival_ts": 26400, "departure_hour": 6, "time_of_day": "Owl Service", "p25": 1.397, "p50": 1.42, "p75": 1.43, "p50_trip": 0, "fastest_trip": 0, "car_duration_hours": 0.86, "competitive_route": 1, "bus_multiplier": 1.55, "bus_difference": 28.2, "num_trips": 8, "num_competitive": 8, "pct_trips_competitive": 1.0, "bus_difference_spread": 21.0, "route_group": "medium", "max_trip_hrs": 1.43, "max_trip_route_group": 1.45, "name": "Kern County", "caltrans_district": "06 - Fresno", "drmt_organization_name": null, "cutoff2": 30, "cutoff": 0}, {"calitp_itp_id": 146, "trip_key": 1139510109855465168, "trip_id": "t_1000770_b_33402_tn_0", "shape_id": "p_3079", "route_id": "1368", "service_hours": 1.42, "trip_first_departure_ts": 35100, "trip_last_arrival_ts": 40200, "departure_hour": 9, "time_of_day": "AM Peak", "p25": 1.397, "p50": 1.42, "p75": 1.43, "p50_trip": 1, "fastest_trip": 0, "car_duration_hours": 0.86, "competitive_route": 1, "bus_multiplier": 1.65, "bus_difference": 33.6, "num_trips": 8, "num_competitive": 8, "pct_trips_competitive": 1.0, "bus_difference_spread": 21.0, "route_group": "medium", "max_trip_hrs": 1.43, "max_trip_route_group": 1.45, "name": "Kern County", "caltrans_district": "06 - Fresno", "drmt_organization_name": null, "cutoff2": 30, "cutoff": 0}, {"calitp_itp_id": 146, "trip_key": 2119666496098928337, "trip_id": "t_1000773_b_33402_tn_0", "shape_id": "p_3079", "route_id": "1368", "service_hours": 1.42, "trip_first_departure_ts": 42300, "trip_last_arrival_ts": 47400, "departure_hour": 11, "time_of_day": "Midday", "p25": 1.397, "p50": 1.42, "p75": 1.43, "p50_trip": 1, "fastest_trip": 0, "car_duration_hours": 0.86, "competitive_route": 1, "bus_multiplier": 1.65, "bus_difference": 33.6, "num_trips": 8, "num_competitive": 8, "pct_trips_competitive": 1.0, "bus_difference_spread": 21.0, "route_group": "medium", "max_trip_hrs": 1.43, "max_trip_route_group": 1.45, "name": "Kern County", "caltrans_district": "06 - Fresno", "drmt_organization_name": null, "cutoff2": 30, "cutoff": 0}, {"calitp_itp_id": 146, "trip_key": 5438637202440934147, "trip_id": "t_1000767_b_33402_tn_0", "shape_id": "p_3079", "route_id": "1368", "service_hours": 1.42, "trip_first_departure_ts": 57900, "trip_last_arrival_ts": 63000, "departure_hour": 16, "time_of_day": "Midday", "p25": 1.397, "p50": 1.42, "p75": 1.43, "p50_trip": 1, "fastest_trip": 0, "car_duration_hours": 0.86, "competitive_route": 1, "bus_multiplier": 1.65, "bus_difference": 33.6, "num_trips": 8, "num_competitive": 8, "pct_trips_competitive": 1.0, "bus_difference_spread": 21.0, "route_group": "medium", "max_trip_hrs": 1.43, "max_trip_route_group": 1.45, "name": "Kern County", "caltrans_district": "06 - Fresno", "drmt_organization_name": null, "cutoff2": 30, "cutoff": 0}, {"calitp_itp_id": 146, "trip_key": -6187649095625325395, "trip_id": "t_1000769_b_33402_tn_0", "shape_id": "p_3019", "route_id": "1368", "service_hours": 1.43, "trip_first_departure_ts": 48600, "trip_last_arrival_ts": 53760, "departure_hour": 13, "time_of_day": "Midday", "p25": 1.397, "p50": 1.42, "p75": 1.43, "p50_trip": 0, "fastest_trip": 0, "car_duration_hours": 0.86, "competitive_route": 1, "bus_multiplier": 1.66, "bus_difference": 34.2, "num_trips": 8, "num_competitive": 8, "pct_trips_competitive": 1.0, "bus_difference_spread": 21.0, "route_group": "medium", "max_trip_hrs": 1.43, "max_trip_route_group": 1.45, "name": "Kern County", "caltrans_district": "06 - Fresno", "drmt_organization_name": null, "cutoff2": 30, "cutoff": 0}, {"calitp_itp_id": 146, "trip_key": 2078968315892729280, "trip_id": "t_1000768_b_33402_tn_0", "shape_id": "p_3019", "route_id": "1368", "service_hours": 1.43, "trip_first_departure_ts": 42360, "trip_last_arrival_ts": 47520, "departure_hour": 11, "time_of_day": "Midday", "p25": 1.397, "p50": 1.42, "p75": 1.43, "p50_trip": 0, "fastest_trip": 0, "car_duration_hours": 0.86, "competitive_route": 1, "bus_multiplier": 1.66, "bus_difference": 34.2, "num_trips": 8, "num_competitive": 8, "pct_trips_competitive": 1.0, "bus_difference_spread": 21.0, "route_group": "medium", "max_trip_hrs": 1.43, "max_trip_route_group": 1.45, "name": "Kern County", "caltrans_district": "06 - Fresno", "drmt_organization_name": null, "cutoff2": 30, "cutoff": 0}, {"calitp_itp_id": 146, "trip_key": 8634311857308263290, "trip_id": "t_1000774_b_33402_tn_0", "shape_id": "p_3019", "route_id": "1368", "service_hours": 1.43, "trip_first_departure_ts": 64320, "trip_last_arrival_ts": 69480, "departure_hour": 17, "time_of_day": "PM Peak", "p25": 1.397, "p50": 1.42, "p75": 1.43, "p50_trip": 0, "fastest_trip": 0, "car_duration_hours": 0.86, "competitive_route": 1, "bus_multiplier": 1.66, "bus_difference": 34.2, "num_trips": 8, "num_competitive": 8, "pct_trips_competitive": 1.0, "bus_difference_spread": 21.0, "route_group": "medium", "max_trip_hrs": 1.43, "max_trip_route_group": 1.45, "name": "Kern County", "caltrans_district": "06 - Fresno", "drmt_organization_name": null, "cutoff2": 30, "cutoff": 0}]}}
